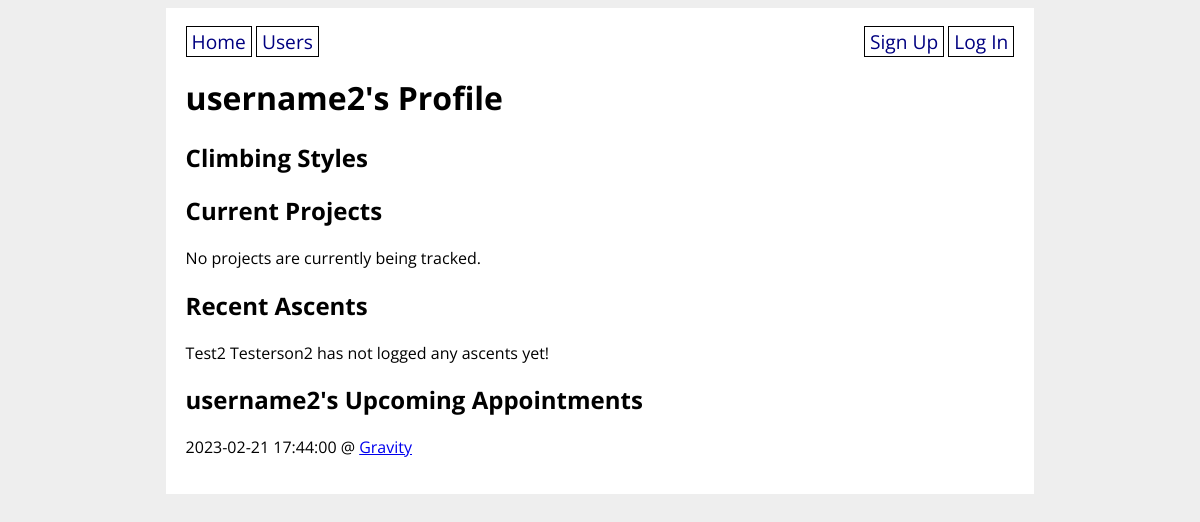
/profile/2, run on an earlier commit of the app's database.
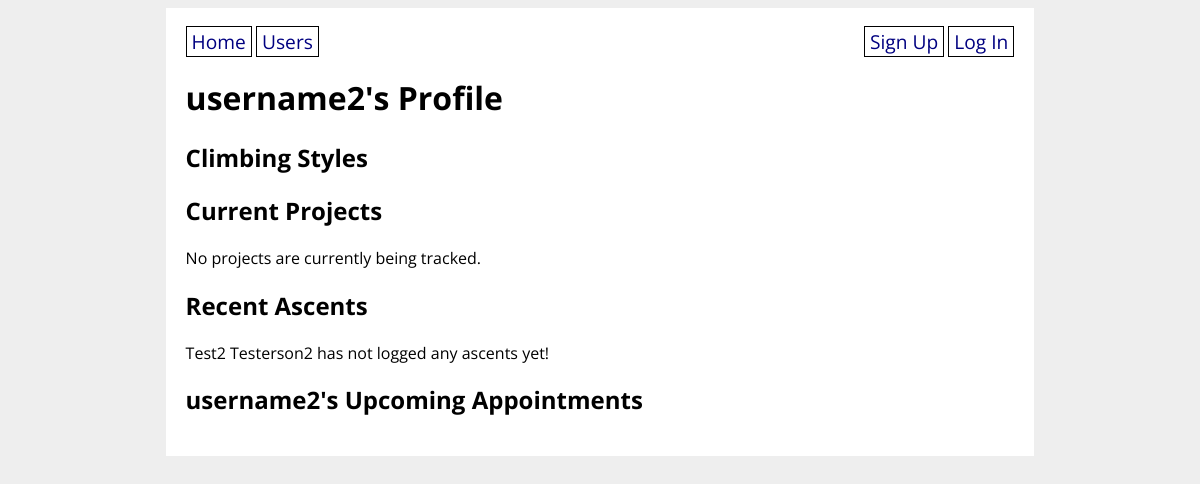
And on a later commit of the database.
### climbunity_app/models.py (models this page shows, shortened)
class Appointment(db.Model):
    id = db.Column(db.Integer, primary_key=True)
    created_by = db.Column(db.Integer, db.ForeignKey('user.id'), nullable=False)
    venue_id = db.Column(db.Integer, db.ForeignKey('venue.id'), nullable=False)
    appointment_datetime = db.Column(db.DateTime, nullable=False)
    appointment_attendants = db.relationship('User',
        secondary='appointment_guests', back_populates='user_appointments'
    )
    appointment_venues = db.relationship('Venue',
        secondary='venue_bookings', back_populates='booked_appointments'
    )

class Venue(db.Model):
    id = db.Column(db.Integer, primary_key=True)
    name = db.Column(db.String(80), nullable=False)
    address = db.Column(db.String(80), nullable=False)
    open_hours = db.Column(db.String(1000))
    description = db.Column(db.String(1000))
    booked_appointments = db.relationship('Appointment',
        secondary='venue_bookings', back_populates='appointment_venues'
    )
    def __str__(self):
        return f'{self.name}'

### climbunity_app/main/routes.py (the view)
@main.route('/profile/<user_id>', methods=['GET', 'POST'])
def user_detail(user_id):
    routes = Route.query.all()
    user = User.query.get(user_id)
    ascents = Ascent.query.filter_by(user_id=user_id).limit(5).all()
    for ascent in ascents:
        print(ascent)
    print(current_user == user)
    if current_user == user:
        form = SignUpForm(obj=user)
        if form.validate_on_submit():
            image_exists = os.path.exists(f'/static/img/{form.photo_url.data}')
            print(f"image exists: {image_exists}")
            if image_exists:
                image_url = form.photo_url.data
            else:
                image_url = '/static/img/no_image.jpeg'
            hashed_password = bcrypt.generate_password_hash(form.password.data).decode('utf-8')
            user.password=hashed_password
            user.email = form.email.data
            user.first_name = form.first_name.data
            user.last_name = form.last_name.data
            user.address = form.address.data
            user.has_gear = form.has_gear.data
            flash('User profile was edited successfully.')
        return render_template('user_detail.html', routes=routes, ascents=ascents, user=user)
    else:
        user = User.query.get(user_id)
        return render_template('user_detail.html', routes=routes, ascents=ascents, user=user)

### climbunity_app/templates/user_detail.html (shortened to what this page needs)
{% extends 'base.html' %}
{% block content %}
<h1> {{ user.username }}'s Profile</h1>
<h2>Climbing Styles</h2>
<h2>Current Projects</h2>
{% if user.user_projects %}
    {% for route in user.user_projects%}
        <div>{{ route.name }} - {{ route.grade }}
            {% if user == current_user %}
                <form style="display: inline;" method="POST" action="/remove_from_project_list/{{ route.id }}">
                    <input style="margin: 0; padding: 0;" type="submit" value="delete"/>
                </form>
            {% endif %}
        </div>
    {% endfor %}
{% else %}
<p>No projects are currently being tracked.</p>
{% endif %}
<h2>Recent Ascents</h2>
{% if ascents %}
    <div>
        {% for ascent in ascents %}
            <p>{{ ascent.send_date }} - <a href="/route/{{ ascent.route_id }}" > {{ ascent.routes_ascended[0].name }}</a></p>
            {% if ascent.send_rating %}
                <p>Rating: {{ ascent.send_rating }}/5</p>
            {% endif %}
            {% if ascent.send_comments %}
                <p>Comments {{ ascent.send_comments }}</p>
            {% endif %}
            {% if user == current_user %}
            <form method="POST" action="/delete_ascent/{{ ascent.id }}">
                <input type="submit" value="Delete ascent">
            </form>
            {% endif %}
        {% endfor %}
    </div>
{% else %}
    {% if current_user.id == user.id %}
        You haven't logged any ascents yet!
    {% else %}
        {{ user.first_name }} {{ user.last_name }} has not logged any ascents yet!
    {% endif %}
{% endif %}
{% if user == current_user %}
    <h2>Your Upcoming Appointments</h2>
    {% if user.user_appointments %}
        <div>
            {% for appointment in user.user_appointments %}
                <p>{{ appointment.appointment_datetime }} @ <a href="/venue/{{ appointment.venue_id }}" >{{ appointment.appointment_venues[0] }}</a></p>
                <form method="POST" action="/delete_appointment/{{ appointment.id }}">
                    <input type="submit" value="Delete appointment">
                </form>
            {% endfor %}
        </div>
    {% else %}
        <p>You have no appointments yet!</p>
    {% endif %}
{% else %}
    <h2>{{ user.username }}'s Upcoming Appointments</h2>
    {% if user.user_appointments %}
    <div>
        {% for appointment in user.user_appointments %}
        <p>{{ appointment.appointment_datetime }} @ <a href="/venue/{{ appointment.venue_id }}" >{{ appointment.appointment_venues[0] }}</a>
        {% endfor %}
    </div>
    {% endif %}
{% endif %}
{% endblock %}

What changed in the data, as far as the page shows it:
removed Appointment: appointment_datetime "2023-02-21 17:44:00", name "Gravity"
